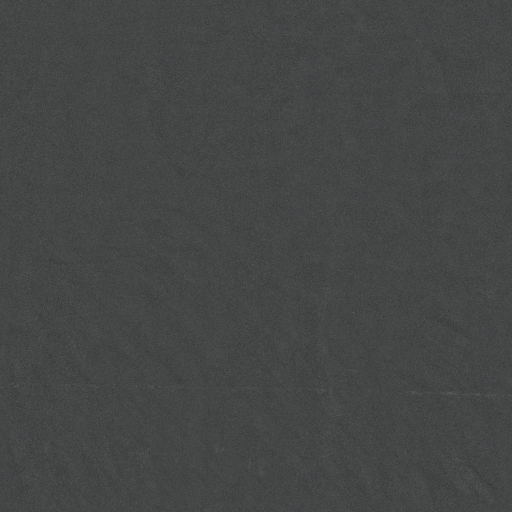
#> input picture assets/source/materials/clean_asphalt_diff.jpg, 1024 x 1024 px (shown at 1/2 size)
$ python prepare-roadside.py
#> lines starting #> are read from the running program, lines starting #| are printed output that depends on the picture
"""Offline packing only: photographic source maps plus a periodic numerical field.
Run from any directory with Pillow and numpy; no network or credentials needed.
"""
from pathlib import Path
import numpy as np
from PIL import Image

root = Path(__file__).resolve().parents[1]
source, output = root / 'assets/source', root / 'public/textures'
for original, name, size, quality in [
    ('materials/clean_asphalt_diff.jpg', 'road-grain', 1024, 86),
    ('materials/clean_asphalt_nor_gl.jpg', 'road-normal', 512, 88),
    ('materials/gravel_floor_02_diff.jpg', 'verge-gravel', 512, 86),
    ('meadow-summer.png', 'meadow-summer', 1024, 88),
]:
    image = Image.open(source / original)
#> image is the input picture: PIL image 1024x1024 RGB; mean R, G, B 68.7, 70, 70.2
    image.thumbnail((size, size))
    image.save(output / (name + '.webp'), quality=quality, method=6)
#> pass 2 of the loop `for original, name, size, quality in [`:
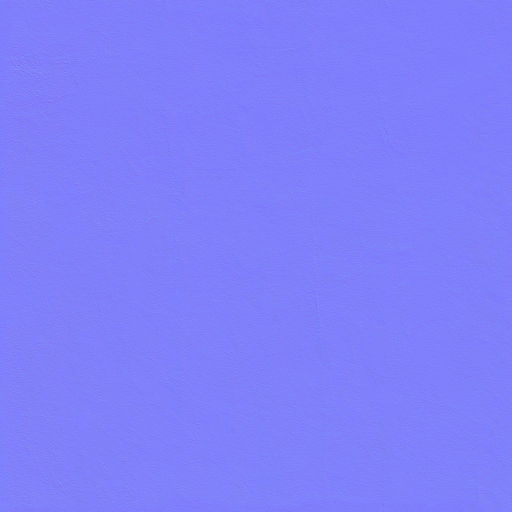
#> input picture assets/source/materials/clean_asphalt_nor_gl.jpg, 1024 x 1024 px (shown at 1/2 size)
#> image is the input picture: PIL image 1024x1024 RGB; mean R, G, B 127.5, 127.4, 250.8
#> `image.thumbnail((size, size))`:
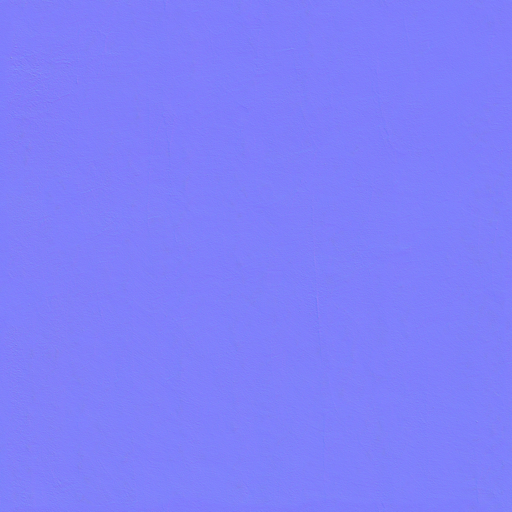
#> image: PIL image 512x512 RGB; mean R, G, B 127.5, 127.4, 250.8
#> pass 3 of the loop `for original, name, size, quality in [`:
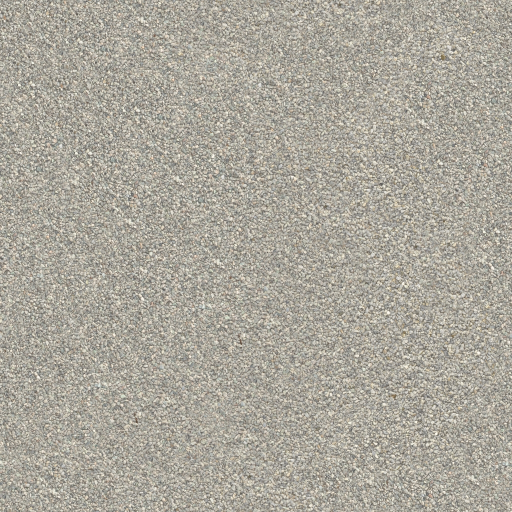
#> input picture assets/source/materials/gravel_floor_02_diff.jpg, 1024 x 1024 px (shown at 1/2 size)
#> image is the input picture: PIL image 1024x1024 RGB; mean R, G, B 170.4, 166.3, 155.4
#> `image.thumbnail((size, size))`:
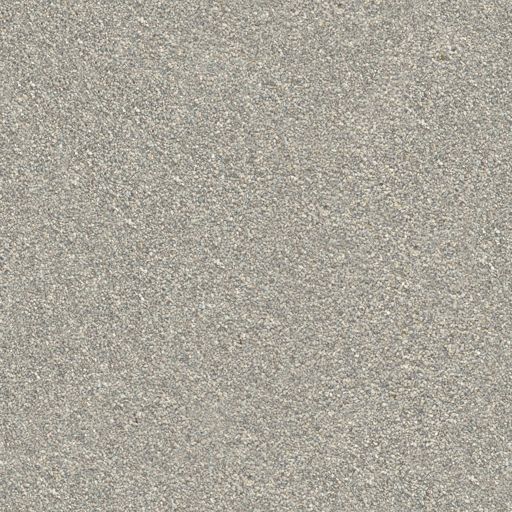
#> image: PIL image 512x512 RGB; mean R, G, B 170.4, 166.3, 155.4
#> the loop made 4 passes; the first 3 are shown

# Bake expensive noise once. RGB = broad field and ripple slopes X/Z; alpha is opaque.
rng = np.random.default_rng(731)
size = 256
field = np.zeros((size, size))
for cells, weight in [(4, .52), (8, .27), (16, .14), (32, .07)]:
    grid = rng.random((cells, cells))
    t = np.arange(size) * cells / size
    index, f = np.floor(t).astype(int), t % 1
    f = f * f * (3 - 2 * f)
    a = grid[index[:, None], index[None, :]]
    b = grid[(index[:, None] + 1) % cells, index[None, :]]
    c = grid[index[:, None], (index[None, :] + 1) % cells]
    d = grid[(index[:, None] + 1) % cells, (index[None, :] + 1) % cells]
    field += ((a * (1-f[:, None]) + b * f[:, None]) * (1-f[None, :]) +
              (c * (1-f[:, None]) + d * f[:, None]) * f[None, :]) * weight
#> this loop made 4 passes
#> pass 1, `b = grid[(index[:, None] + 1) % cells, index[None, :]]`:
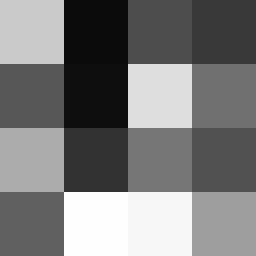
#> b: shape (256, 256) float64; min 0.047, max 0.998, mean 0.482
#> pass 1, `c = grid[index[:, None], (index[None, :] + 1) % cells]`:
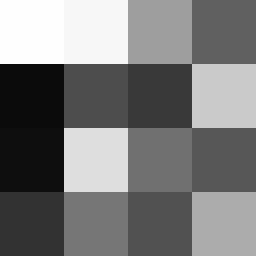
#> c: shape (256, 256) float64; min 0.047, max 0.998, mean 0.482
#> pass 1, `d = grid[(index[:, None] + 1) % cells, (index[None, :] + 1) % cells]`:
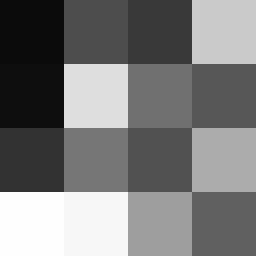
#> d: shape (256, 256) float64; min 0.047, max 0.998, mean 0.482
#> after the loop:
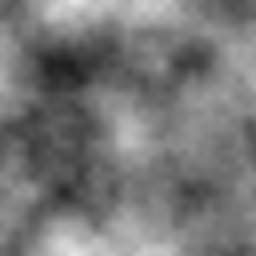
#> field: shape (256, 256) float64; min 0.131, max 0.895, mean 0.471
dx = (np.roll(field, -1, axis=1) - np.roll(field, 1, axis=1)) * 8
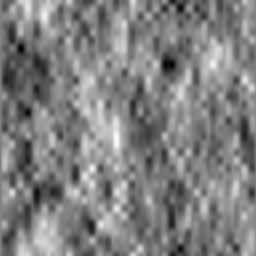
#> dx: shape (256, 256) float64; min -0.379, max 0.373, mean -1.36e-20; drawn with min black and max white
dz = (np.roll(field, -1, axis=0) - np.roll(field, 1, axis=0)) * 8
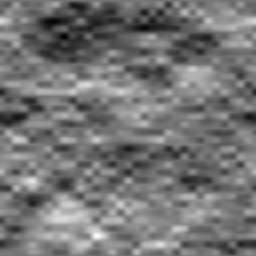
#> dz: shape (256, 256) float64; min -0.393, max 0.464, mean 2.6e-18; drawn with min black and max white
channels = np.stack([field, .5 + dx, .5 + dz, np.ones((size, size))], axis=-1)
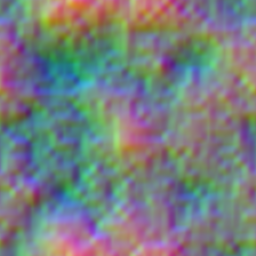
#> channels: shape (256, 256, 4) float64; mean of channels 0, 1, 2, 3 0.471, 0.5, 0.5, 1; drawn as R, G, B
Image.fromarray(np.uint8(np.clip(channels, 0, 1) * 255)).save(output / 'surface-field.webp', lossless=True, method=6)
